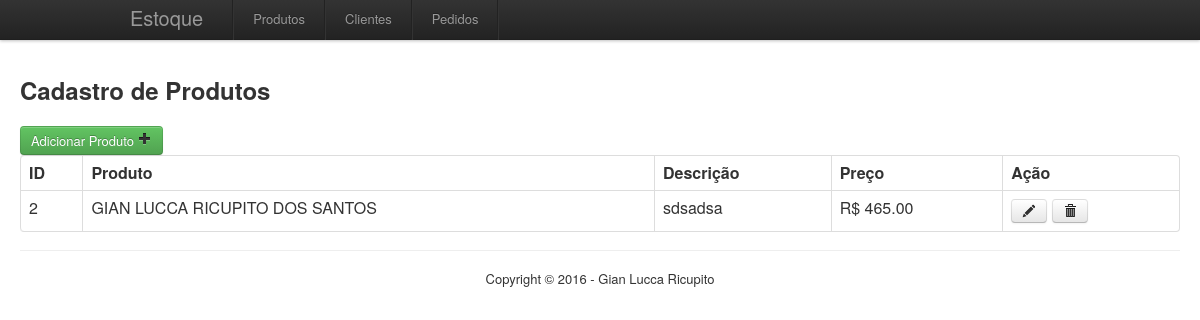
Page /produtoListar.php on the committed database.
### tables this page shows
CREATE TABLE IF NOT EXISTS `produto` (
  `id` int(50) NOT NULL,
  `nome_produto` varchar(100) NOT NULL,
  `descricao_produto` varchar(100) NOT NULL,
  `preco_produto` varchar(100) NOT NULL
);

### produtoListar.php (the view, shortened to what this page needs)
<?php include "config.php";
include "includes/header.php";
$sql = mysql_query("SELECT * FROM produto ORDER BY id ASC");
?>
<h2>Cadastro de Produtos</h2><br>
<a href="produtoAdd.php" class="btn btn-success">Adicionar Produto <i class="icon-plus icon-black"></i></a><br>
<table class="table table-bordered">
	<thead>
		<th>ID</th>
		<th>Produto</th>
		<th>Descrição</th>
		<th>Preço</th>
		<th>Ação</th>
	</thead>
	<tbody>
		<?php
			while($produtos = mysql_fetch_assoc($sql)) {
		?>
		<tr>
			<td><?php echo $produtos['id']; ?></td>
			<td><?php echo $produtos['nome_produto']; ?></td>
			<td><?php echo $produtos['descricao_produto']; ?></td>
			<td><?php echo $produtos['preco_produto']; ?></td>
			<td>
				<a href="produtoEdit.php?id=<?php echo $produtos['id'];?>" class="btn"><i class="icon-pencil"></i> </a>
				<a href="produtoDel.php?id=<?php echo $produtos['id'];?>" onclick="return confirmacao();" class="btn"><i class="icon-trash"></i> </a>
			</td>
		</tr>
		<?php }
		if ( $row == 0 ){ echo "<tr><td colspan='5'>Nenhum produto encontrado.</td></tr>"; } ?>
	</tbody>
</table>
<?php include "includes/footer.php"; ?>

### rows in the picture
produto: id "2", nome_produto "GIAN LUCCA RICUPITO DOS SANTOS", descricao_produto "sdsadsa", preco_produto "R$ 465.00"
